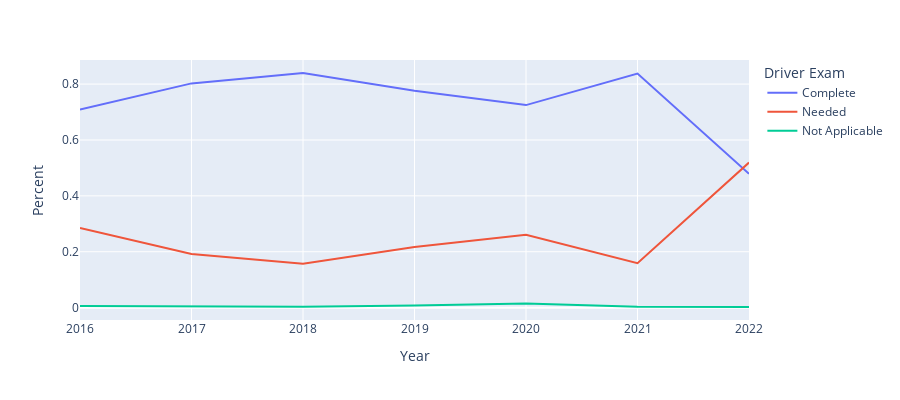

The cell this chart's notebook holds for it:
### Code cell
# Making a line plot of df3
my_fig = px.line(df3, x=df3['App Date (Y/M/D)'].dt.year, y='Percent',\
             labels={'x':'Year'},\
             color=df3['Driver Exam'],\
             height=400)
my_fig.show()

### Figure 1 — Plotly figure (JSON) as saved in the notebook; plotly's stock layout.template omitted (floating-point values rounded to 4 significant figures)
{"data": [{"hovertemplate": "Driver Exam=Complete<br>Year=%{x}<br>Percent=%{y}<extra></extra>", "legendgroup": "Complete", "line": {"color": "#636efa", "dash": "solid"}, "marker": {"symbol": "circle"}, "mode": "lines", "name": "Complete", "orientation": "v", "showlegend": true, "type": "scatter", "x": [2016, 2017, 2018, 2019, 2020, 2021, 2022], "xaxis": "x", "y": [0.7089, 0.8025, 0.8397, 0.776, 0.7248, 0.8375, 0.4787], "yaxis": "y"}, {"hovertemplate": "Driver Exam=Needed<br>Year=%{x}<br>Percent=%{y}<extra></extra>", "legendgroup": "Needed", "line": {"color": "#EF553B", "dash": "solid"}, "marker": {"symbol": "circle"}, "mode": "lines", "name": "Needed", "orientation": "v", "showlegend": true, "type": "scatter", "x": [2016, 2017, 2018, 2019, 2020, 2021, 2022], "xaxis": "x", "y": [0.285, 0.1923, 0.1568, 0.2167, 0.2607, 0.1592, 0.519], "yaxis": "y"}, {"hovertemplate": "Driver Exam=Not Applicable<br>Year=%{x}<br>Percent=%{y}<extra></extra>", "legendgroup": "Not Applicable", "line": {"color": "#00cc96", "dash": "solid"}, "marker": {"symbol": "circle"}, "mode": "lines", "name": "Not Applicable", "orientation": "v", "showlegend": true, "type": "scatter", "x": [2016, 2017, 2018, 2019, 2020, 2021, 2022], "xaxis": "x", "y": [0.006116, 0.005199, 0.003434, 0.007294, 0.01452, 0.003332, 0.00224], "yaxis": "y"}], "layout": {"height": 400, "legend": {"title": {"text": "Driver Exam"}, "tracegroupgap": 0}, "margin": {"t": 60}, "xaxis": {"anchor": "y", "domain": [0, 1], "title": {"text": "Year"}}, "yaxis": {"anchor": "x", "domain": [0, 1], "title": {"text": "Percent"}}}}
